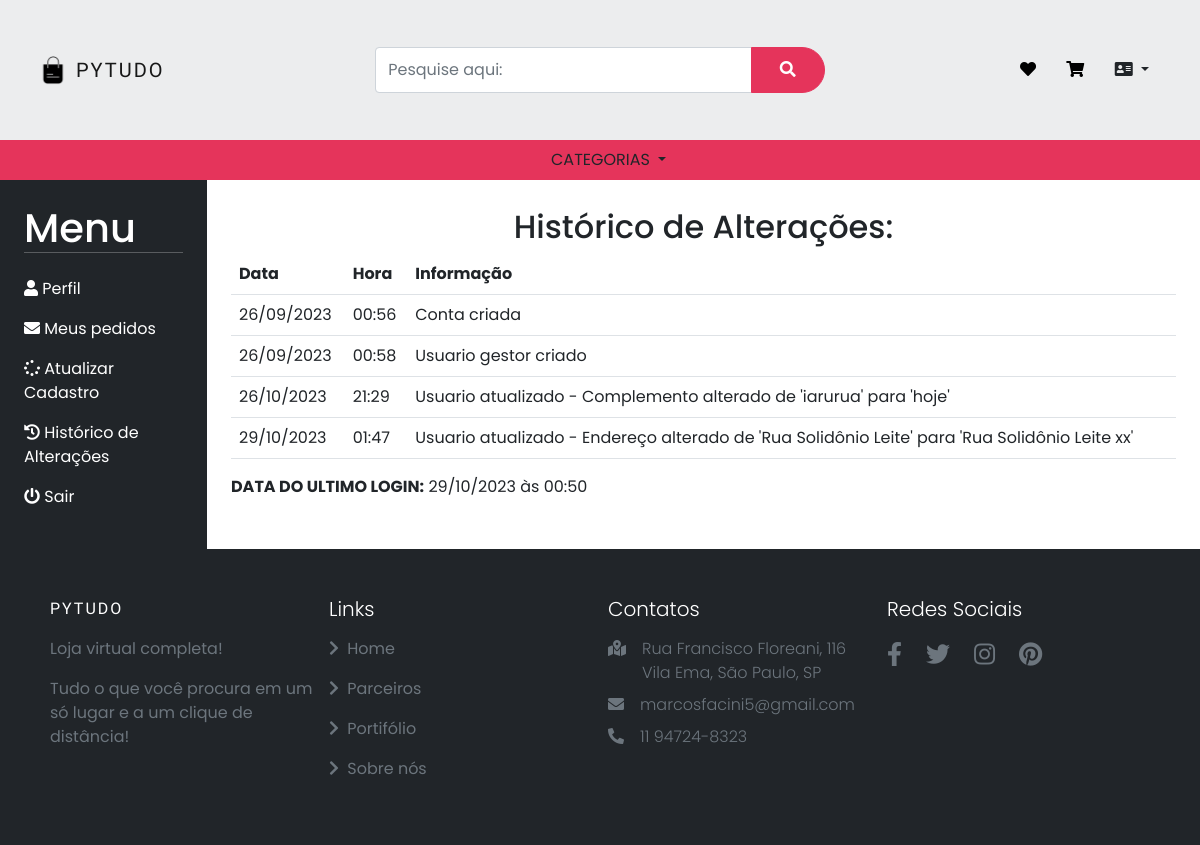
/usuarios/alteracoes_usuario/27, run on an earlier commit of the app's database.
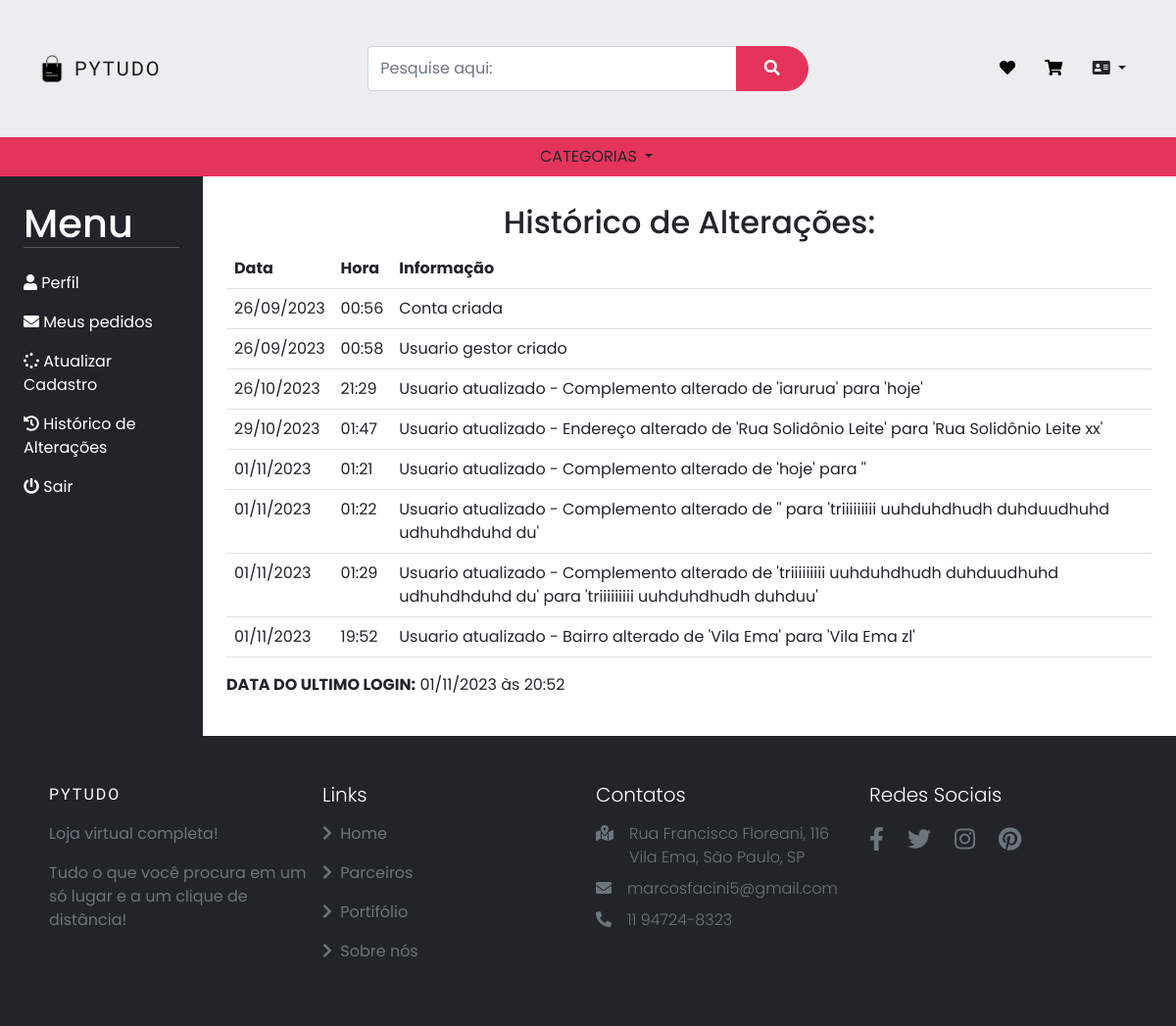
And on a later commit of the database.
### usuarios/models.py (models this page shows, shortened)
class RegistroAlteracaoUsuario(models.Model):
    usuario = models.ForeignKey(Usuarios, on_delete=models.SET_NULL, null=True)
    data_atualizacao = models.DateTimeField(default=timezone.now)
    detalhes = models.TextField()

class Usuarios(models.Model):
    ESTADOS_BRASILEIROS = (
        ('AC', 'Acre'),
        ('AL', 'Alagoas'),
        ('AP', 'Amapá'),
        ('AM', 'Amazonas'),
        ('BA', 'Bahia'),
        ('CE', 'Ceará'),
        ('DF', 'Distrito Federal'),
        ('ES', 'Espírito Santo'),
        ('GO', 'Goiás'),
        ('MA', 'Maranhão'),
        ('MT', 'Mato Grosso'),
        ('MS', 'Mato Grosso do Sul'),
        ('MG', 'Minas Gerais'),
        ('PA', 'Pará'),
        ('PB', 'Paraíba'),
        ('PR', 'Paraná'),
        ('PE', 'Pernambuco'),
        ('PI', 'Piauí'),
        ('RJ', 'Rio de Janeiro'),
        ('RN', 'Rio Grande do Norte'),
        ('RS', 'Rio Grande do Sul'),
        ('RO', 'Rondônia'),
        ('RR', 'Roraima'),
        ('SC', 'Santa Catarina'),
        ('SP', 'São Paulo'),
        ('SE', 'Sergipe'),
        ('TO', 'Tocantins'),
    )
    usuario = models.ForeignKey(settings.AUTH_USER_MODEL, on_delete=models.CASCADE)
    nome = models.CharField(max_length=40)
    cpf = CPFField('CPF')
    data_de_nascimento = models.DateField()
    celular = PhoneNumberField(null=False, blank=False)
    endereco = models.CharField(max_length=50)
    numero_endereco = models.CharField(max_length=10)
    complemento = models.CharField(max_length=50, blank=True, null= True)
    bairro = models.CharField(max_length=30)
    cidade = models.CharField(max_length=30)
    estado = models.CharField(max_length=2, choices=ESTADOS_BRASILEIROS)
    data_atualizacao = models.DateTimeField(auto_now=True, null=True)

### usuarios/views.py (the view)
# urls.py: path('alteracoes_usuario/<int:id>', views.alteracoes_usuario, name='alteracoes_usuario'),
def alteracoes_usuario(request, id):
    usuario = Usuarios.objects.get(id=id)
    registros = RegistroAlteracaoUsuario.objects.filter(usuario_id=id)
    return render(request, 'alteracoes_usuario.html', {'usuario': usuario, 'registros': registros})

### usuarios/templates/alteracoes_usuario.html (shortened to what this page needs)
{% extends 'base.html' %}
{% load static %}
{% block 'head' %}
    <link href="{% static 'usuarios/css/perfil_usuario.css' %}" rel="stylesheet">
{% endblock %}
{% block 'body' %}
<div class="container-fluid d-sm-flex align-items-stretch px-0">
  <nav class="sidebar bg-dark">
  <div class="p-4">
    <h1 class="m-0 text-white">Menu</h1>
    <hr class="mt-0 mb-4 text-white">
    <ul class="list-unstyled mb-2">
    <li class="my-3">
    <a href="{% url 'perfil_usuario' request.user.id %}"><span class="fa fa-user mr-3"></span> Perfil</a>
    </li>
    <li class="my-3">
    <a href="#"><span class="fa fa-envelope mr-3"></span> Meus pedidos</a>
    </li>
    <li class="my-3">
    <a href="{% url 'usuario_atualiza_cadastro' usuario.id %}"><span class="fa fa-spinner mr-3"></span> Atualizar Cadastro</a>
    </li>
    <li class="my-3">
    <a href="{% url 'alteracoes_usuario' usuario.id %}"><span class="fa fa-history mr-3"></span> Histórico de Alterações</a>
    </li>
    <li class="my-3">
    <a href="{% url 'account_logout' %}"><span class="fa fa-power-off mr-3"></span> Sair</a>
    </li>
    </ul>
  </div>
  </nav>
  <div class="container p-4">
    <div class="text-center mt-1">
      <h2>Histórico de Alterações:</h2>
    </div>
    <div class="table-responsive">
      <table class="table">
        <tr>
          <th>Data</th>
          <th>Hora</th>
          <th>Informação</th>
        </tr>
        <tr>
          <td>{{usuario.usuario.date_joined|date:"d/m/Y" }}</td>
          <td>{{ usuario.usuario.date_joined|time:"H:i" }}</td>
          <td>Conta criada</td>
        </tr>
        {% for registro in registros %}
        <tr>
          <td>{{registro.data_atualizacao|date:"d/m/Y"}}</td>
          <td>{{registro.data_atualizacao|time:"H:i"}}</td>
          <td>{{registro.detalhes}}</td>
        </tr>
        {% endfor %}
      </table>
    </div>
    <p><b>DATA DO ULTIMO LOGIN:</b> {{usuario.usuario.last_login|date:"d/m/Y" }} às {{ usuario.usuario.last_login|time:"H:i" }}</p>
  </div>
</div>
{% endblock %}

What changed in the data, as far as the page shows it:
changed Usuarios: usuario.last_login "29/10/2023" → "01/11/2023"; usuario.last_login "00:50" → "20:52"
added RegistroAlteracaoUsuario: data_atualizacao "01/11/2023", data_atualizacao "01:21", detalhes "Usuario atualizado - Complemento alterado de 'hoje' para ''"
added RegistroAlteracaoUsuario: data_atualizacao "01/11/2023", data_atualizacao "01:22", detalhes "Usuario atualizado - Complemento alterado de '' para 'triiiiiiiii uuhduhdhudh duhduudhuhd udhuhdhduhd du'"
added RegistroAlteracaoUsuario: data_atualizacao "01/11/2023", data_atualizacao "01:29", detalhes "Usuario atualizado - Complemento alterado de 'triiiiiiiii uuhduhdhudh duhduudhuhd udhuhdhduhd du' para 'triiiiiiiii uuhduhdhudh duhduu'"
added RegistroAlteracaoUsuario: data_atualizacao "01/11/2023", data_atualizacao "19:52", detalhes "Usuario atualizado - Bairro alterado de 'Vila Ema' para 'Vila Ema zl'"
